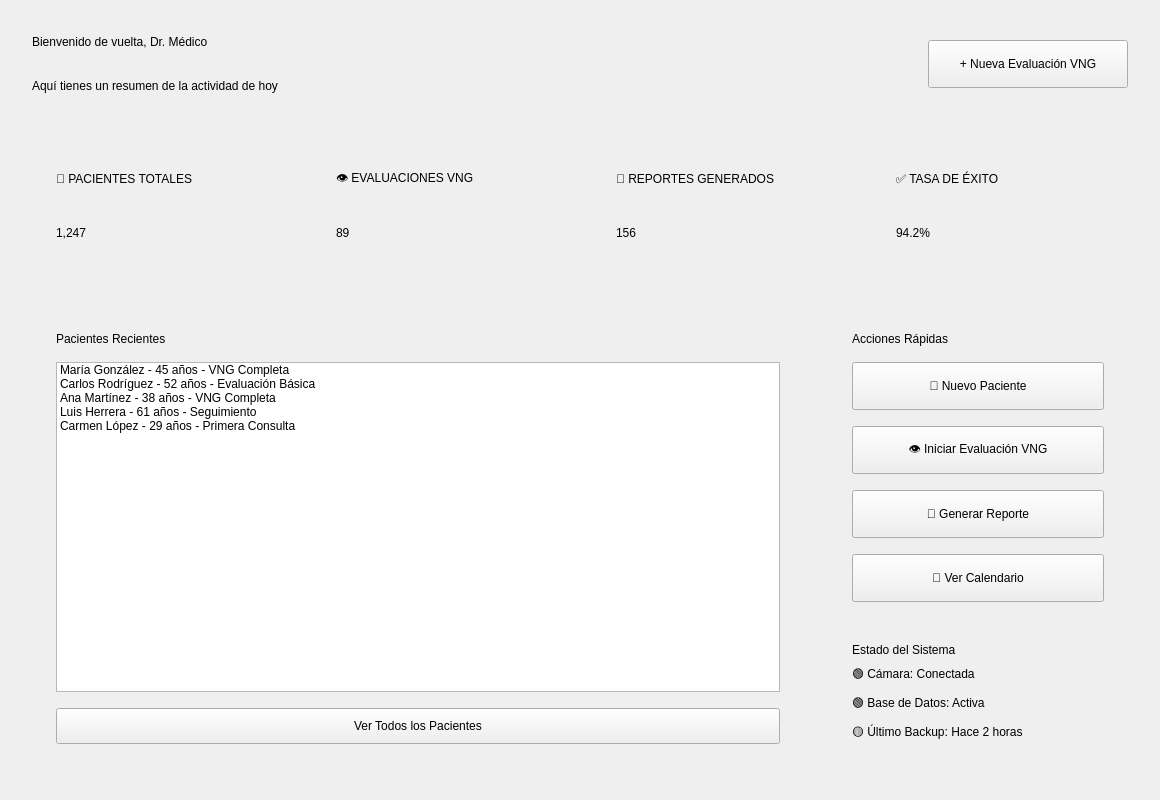
<?xml version="1.0" encoding="UTF-8"?>
<ui version="4.0">
 <class>DashboardWidget</class>
 <widget class="QWidget" name="DashboardWidget">
  <property name="geometry">
   <rect>
    <x>0</x>
    <y>0</y>
    <width>1160</width>
    <height>800</height>
   </rect>
  </property>
  <property name="objectName">
   <string>dashboard_widget</string>
  </property>
  <layout class="QVBoxLayout" name="dashboard_layout">
   <property name="spacing">
    <number>32</number>
   </property>
   <property name="leftMargin">
    <number>32</number>
   </property>
   <property name="topMargin">
    <number>24</number>
   </property>
   <property name="rightMargin">
    <number>32</number>
   </property>
   <property name="bottomMargin">
    <number>32</number>
   </property>
   <item>
    <!-- Welcome Section -->
    <widget class="QWidget" name="welcome_section">
     <property name="objectName">
      <string>welcome_section</string>
     </property>
     <property name="minimumSize">
      <size>
       <width>0</width>
       <height>80</height>
      </size>
     </property>
     <layout class="QHBoxLayout" name="welcome_layout">
      <property name="spacing">
       <number>24</number>
      </property>
      <property name="leftMargin">
       <number>0</number>
      </property>
      <property name="topMargin">
       <number>0</number>
      </property>
      <property name="rightMargin">
       <number>0</number>
      </property>
      <property name="bottomMargin">
       <number>0</number>
      </property>
      <item>
       <widget class="QWidget" name="welcome_text">
        <layout class="QVBoxLayout" name="welcome_text_layout">
         <property name="spacing">
          <number>8</number>
         </property>
         <property name="leftMargin">
          <number>0</number>
         </property>
         <property name="topMargin">
          <number>0</number>
         </property>
         <property name="rightMargin">
          <number>0</number>
         </property>
         <property name="bottomMargin">
          <number>0</number>
         </property>
         <item>
          <widget class="QLabel" name="welcome_title">
           <property name="text">
            <string>Bienvenido de vuelta, Dr. Médico</string>
           </property>
           <property name="objectName">
            <string>welcome_title</string>
           </property>
          </widget>
         </item>
         <item>
          <widget class="QLabel" name="welcome_subtitle">
           <property name="text">
            <string>Aquí tienes un resumen de la actividad de hoy</string>
           </property>
           <property name="objectName">
            <string>welcome_subtitle</string>
           </property>
          </widget>
         </item>
        </layout>
       </widget>
      </item>
      <item>
       <spacer name="welcome_spacer">
        <property name="orientation">
         <enum>Qt::Horizontal</enum>
        </property>
        <property name="sizeHint" stdset="0">
         <size>
          <width>40</width>
          <height>20</height>
         </size>
        </property>
       </spacer>
      </item>
      <item>
       <widget class="QPushButton" name="btn_new_evaluation">
        <property name="text">
         <string>+ Nueva Evaluación VNG</string>
        </property>
        <property name="objectName">
         <string>btn_new_evaluation</string>
        </property>
        <property name="minimumSize">
         <size>
          <width>200</width>
          <height>48</height>
         </size>
        </property>
       </widget>
      </item>
     </layout>
    </widget>
   </item>
   <item>
    <!-- Stats Cards Row -->
    <widget class="QWidget" name="stats_section">
     <property name="objectName">
      <string>stats_section</string>
     </property>
     <property name="minimumSize">
      <size>
       <width>0</width>
       <height>140</height>
      </size>
     </property>
     <layout class="QHBoxLayout" name="stats_layout">
      <property name="spacing">
       <number>24</number>
      </property>
      <property name="leftMargin">
       <number>0</number>
      </property>
      <property name="topMargin">
       <number>0</number>
      </property>
      <property name="rightMargin">
       <number>0</number>
      </property>
      <property name="bottomMargin">
       <number>0</number>
      </property>
      <item>
       <!-- Patients Card -->
       <widget class="QWidget" name="stats_patients">
        <property name="objectName">
         <string>stats_patients</string>
        </property>
        <property name="minimumSize">
         <size>
          <width>250</width>
          <height>120</height>
         </size>
        </property>
        <layout class="QVBoxLayout" name="patients_card_layout">
         <property name="spacing">
          <number>16</number>
         </property>
         <property name="leftMargin">
          <number>24</number>
         </property>
         <property name="topMargin">
          <number>24</number>
         </property>
         <property name="rightMargin">
          <number>24</number>
         </property>
         <property name="bottomMargin">
          <number>24</number>
         </property>
         <item>
          <widget class="QLabel" name="patients_label">
           <property name="text">
            <string>👥 PACIENTES TOTALES</string>
           </property>
           <property name="objectName">
            <string>patients_label</string>
           </property>
          </widget>
         </item>
         <item>
          <widget class="QLabel" name="patients_value">
           <property name="text">
            <string>1,247</string>
           </property>
           <property name="objectName">
            <string>patients_value</string>
           </property>
          </widget>
         </item>
        </layout>
       </widget>
      </item>
      <item>
       <!-- Evaluations Card -->
       <widget class="QWidget" name="stats_evaluations">
        <property name="objectName">
         <string>stats_evaluations</string>
        </property>
        <property name="minimumSize">
         <size>
          <width>250</width>
          <height>120</height>
         </size>
        </property>
        <layout class="QVBoxLayout" name="evaluations_card_layout">
         <property name="spacing">
          <number>16</number>
         </property>
         <property name="leftMargin">
          <number>24</number>
         </property>
         <property name="topMargin">
          <number>24</number>
         </property>
         <property name="rightMargin">
          <number>24</number>
         </property>
         <property name="bottomMargin">
          <number>24</number>
         </property>
         <item>
          <widget class="QLabel" name="evaluations_label">
           <property name="text">
            <string>👁️ EVALUACIONES VNG</string>
           </property>
           <property name="objectName">
            <string>evaluations_label</string>
           </property>
          </widget>
         </item>
         <item>
          <widget class="QLabel" name="evaluations_value">
           <property name="text">
            <string>89</string>
           </property>
           <property name="objectName">
            <string>evaluations_value</string>
           </property>
          </widget>
         </item>
        </layout>
       </widget>
      </item>
      <item>
       <!-- Reports Card -->
       <widget class="QWidget" name="stats_reports">
        <property name="objectName">
         <string>stats_reports</string>
        </property>
        <property name="minimumSize">
         <size>
          <width>250</width>
          <height>120</height>
         </size>
        </property>
        <layout class="QVBoxLayout" name="reports_card_layout">
         <property name="spacing">
          <number>16</number>
         </property>
         <property name="leftMargin">
          <number>24</number>
         </property>
         <property name="topMargin">
          <number>24</number>
         </property>
         <property name="rightMargin">
          <number>24</number>
         </property>
         <property name="bottomMargin">
          <number>24</number>
         </property>
         <item>
          <widget class="QLabel" name="reports_label">
           <property name="text">
            <string>📄 REPORTES GENERADOS</string>
           </property>
           <property name="objectName">
            <string>reports_label</string>
           </property>
          </widget>
         </item>
         <item>
          <widget class="QLabel" name="reports_value">
           <property name="text">
            <string>156</string>
           </property>
           <property name="objectName">
            <string>reports_value</string>
           </property>
          </widget>
         </item>
        </layout>
       </widget>
      </item>
      <item>
       <!-- Success Rate Card -->
       <widget class="QWidget" name="stats_success">
        <property name="objectName">
         <string>stats_success</string>
        </property>
        <property name="minimumSize">
         <size>
          <width>250</width>
          <height>120</height>
         </size>
        </property>
        <layout class="QVBoxLayout" name="success_card_layout">
         <property name="spacing">
          <number>16</number>
         </property>
         <property name="leftMargin">
          <number>24</number>
         </property>
         <property name="topMargin">
          <number>24</number>
         </property>
         <property name="rightMargin">
          <number>24</number>
         </property>
         <property name="bottomMargin">
          <number>24</number>
         </property>
         <item>
          <widget class="QLabel" name="success_label">
           <property name="text">
            <string>✅ TASA DE ÉXITO</string>
           </property>
           <property name="objectName">
            <string>success_label</string>
           </property>
          </widget>
         </item>
         <item>
          <widget class="QLabel" name="success_value">
           <property name="text">
            <string>94.2%</string>
           </property>
           <property name="objectName">
            <string>success_value</string>
           </property>
          </widget>
         </item>
        </layout>
       </widget>
      </item>
     </layout>
    </widget>
   </item>
   <item>
    <!-- Main Content Row -->
    <widget class="QWidget" name="content_section">
     <property name="objectName">
      <string>content_section</string>
     </property>
     <layout class="QHBoxLayout" name="content_layout">
      <property name="spacing">
       <number>24</number>
      </property>
      <property name="leftMargin">
       <number>0</number>
      </property>
      <property name="topMargin">
       <number>0</number>
      </property>
      <property name="rightMargin">
       <number>0</number>
      </property>
      <property name="bottomMargin">
       <number>0</number>
      </property>
      <item>
       <!-- Recent Patients -->
       <widget class="QWidget" name="recent_patients">
        <property name="objectName">
         <string>recent_patients</string>
        </property>
        <layout class="QVBoxLayout" name="recent_patients_layout">
         <property name="spacing">
          <number>16</number>
         </property>
         <property name="leftMargin">
          <number>24</number>
         </property>
         <property name="topMargin">
          <number>24</number>
         </property>
         <property name="rightMargin">
          <number>24</number>
         </property>
         <property name="bottomMargin">
          <number>24</number>
         </property>
         <item>
          <widget class="QLabel" name="recent_patients_title">
           <property name="text">
            <string>Pacientes Recientes</string>
           </property>
           <property name="objectName">
            <string>recent_patients_title</string>
           </property>
          </widget>
         </item>
         <item>
          <widget class="QListWidget" name="recent_patients_list">
           <property name="objectName">
            <string>recent_patients_list</string>
           </property>
           <property name="minimumSize">
            <size>
             <width>0</width>
             <height>300</height>
            </size>
           </property>
           <item>
            <property name="text">
             <string>María González - 45 años - VNG Completa</string>
            </property>
           </item>
           <item>
            <property name="text">
             <string>Carlos Rodríguez - 52 años - Evaluación Básica</string>
            </property>
           </item>
           <item>
            <property name="text">
             <string>Ana Martínez - 38 años - VNG Completa</string>
            </property>
           </item>
           <item>
            <property name="text">
             <string>Luis Herrera - 61 años - Seguimiento</string>
            </property>
           </item>
           <item>
            <property name="text">
             <string>Carmen López - 29 años - Primera Consulta</string>
            </property>
           </item>
          </widget>
         </item>
         <item>
          <widget class="QPushButton" name="btn_view_all_patients">
           <property name="text">
            <string>Ver Todos los Pacientes</string>
           </property>
           <property name="objectName">
            <string>btn_view_all_patients</string>
           </property>
           <property name="minimumSize">
            <size>
             <width>0</width>
             <height>36</height>
            </size>
           </property>
          </widget>
         </item>
        </layout>
       </widget>
      </item>
      <item>
       <!-- Quick Actions -->
       <widget class="QWidget" name="quick_actions">
        <property name="objectName">
         <string>quick_actions</string>
        </property>
        <property name="minimumSize">
         <size>
          <width>300</width>
          <height>0</height>
         </size>
        </property>
        <property name="maximumSize">
         <size>
          <width>300</width>
          <height>16777215</height>
         </size>
        </property>
        <layout class="QVBoxLayout" name="actions_layout">
         <property name="spacing">
          <number>16</number>
         </property>
         <property name="leftMargin">
          <number>24</number>
         </property>
         <property name="topMargin">
          <number>24</number>
         </property>
         <property name="rightMargin">
          <number>24</number>
         </property>
         <property name="bottomMargin">
          <number>24</number>
         </property>
         <item>
          <widget class="QLabel" name="actions_title">
           <property name="text">
            <string>Acciones Rápidas</string>
           </property>
           <property name="objectName">
            <string>actions_title</string>
           </property>
          </widget>
         </item>
         <item>
          <widget class="QPushButton" name="btn_new_patient">
           <property name="text">
            <string>👤 Nuevo Paciente</string>
           </property>
           <property name="objectName">
            <string>btn_new_patient</string>
           </property>
           <property name="minimumSize">
            <size>
             <width>0</width>
             <height>48</height>
            </size>
           </property>
          </widget>
         </item>
         <item>
          <widget class="QPushButton" name="btn_start_vng">
           <property name="text">
            <string>👁️ Iniciar Evaluación VNG</string>
           </property>
           <property name="objectName">
            <string>btn_start_vng</string>
           </property>
           <property name="minimumSize">
            <size>
             <width>0</width>
             <height>48</height>
            </size>
           </property>
          </widget>
         </item>
         <item>
          <widget class="QPushButton" name="btn_generate_report">
           <property name="text">
            <string>📄 Generar Reporte</string>
           </property>
           <property name="objectName">
            <string>btn_generate_report</string>
           </property>
           <property name="minimumSize">
            <size>
             <width>0</width>
             <height>48</height>
            </size>
           </property>
          </widget>
         </item>
         <item>
          <widget class="QPushButton" name="btn_view_calendar">
           <property name="text">
            <string>📅 Ver Calendario</string>
           </property>
           <property name="objectName">
            <string>btn_view_calendar</string>
           </property>
           <property name="minimumSize">
            <size>
             <width>0</width>
             <height>48</height>
            </size>
           </property>
          </widget>
         </item>
         <item>
          <spacer name="actions_spacer">
           <property name="orientation">
            <enum>Qt::Vertical</enum>
           </property>
           <property name="sizeHint" stdset="0">
            <size>
             <width>20</width>
             <height>40</height>
            </size>
           </property>
          </spacer>
         </item>
         <item>
          <!-- System Status -->
          <widget class="QWidget" name="system_status">
           <property name="objectName">
            <string>system_status</string>
           </property>
           <layout class="QVBoxLayout" name="status_layout">
            <property name="spacing">
             <number>8</number>
            </property>
            <property name="leftMargin">
             <number>0</number>
            </property>
            <property name="topMargin">
             <number>16</number>
            </property>
            <property name="rightMargin">
             <number>0</number>
            </property>
            <property name="bottomMargin">
             <number>0</number>
            </property>
            <item>
             <widget class="QLabel" name="status_title">
              <property name="text">
               <string>Estado del Sistema</string>
              </property>
              <property name="objectName">
               <string>status_title</string>
              </property>
             </widget>
            </item>
            <item>
             <widget class="QLabel" name="status_camera">
              <property name="text">
               <string>🟢 Cámara: Conectada</string>
              </property>
              <property name="objectName">
               <string>status_camera</string>
              </property>
             </widget>
            </item>
            <item>
             <widget class="QLabel" name="status_database">
              <property name="text">
               <string>🟢 Base de Datos: Activa</string>
              </property>
              <property name="objectName">
               <string>status_database</string>
              </property>
             </widget>
            </item>
            <item>
             <widget class="QLabel" name="status_backup">
              <property name="text">
               <string>🟡 Último Backup: Hace 2 horas</string>
              </property>
              <property name="objectName">
               <string>status_backup</string>
              </property>
             </widget>
            </item>
           </layout>
          </widget>
         </item>
        </layout>
       </widget>
      </item>
     </layout>
    </widget>
   </item>
  </layout>
 </widget>
 <resources/>
 <connections/>
</ui>
